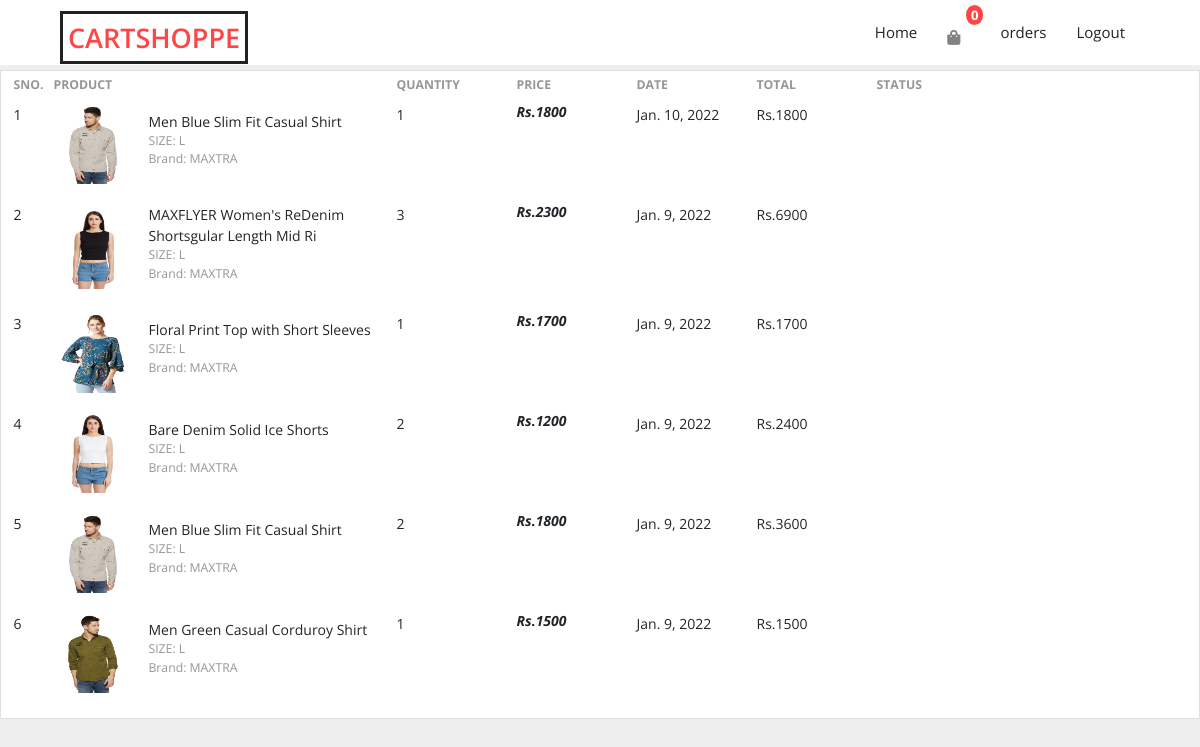
Screenshot of /orders (signed in) with the database file from the repository.
### store/models/orders.py (models this page shows, shortened)
class Order(models.Model):
    product = models.ForeignKey(Product,
                                on_delete=models.CASCADE)
    customer = models.ForeignKey(Customer,
                                 on_delete=models.CASCADE)
    quantity = models.IntegerField(default=1)
    price = models.IntegerField()
    address = models.CharField(max_length=50, default='', blank=True)
    phone = models.CharField(max_length=50, default='', blank=True)
    date = models.DateField(default=datetime.datetime.today)
    status = models.BooleanField(default=False)
    @staticmethod
    def get_orders_by_customer(customer_id):
        return Order.objects.filter(customer = customer_id).order_by('-date')

### store/models/product.py (models this page shows, shortened)
class Product(models.Model):
    name = models.CharField(max_length=50)
    price = models.IntegerField(default=0)
    category = models.ForeignKey(Category, on_delete=models.CASCADE, default=1)
    description = models.CharField(max_length=200, default='' , null=True , blank=True)
    image = models.ImageField(upload_to='uploads/products/')

### store/views/orders.py (the view)
# urls.py: path('orders',orders.OrderView.as_view(), name="orders"),
class OrderView(View):
    @method_decorator(auth_middleware)
    def get(self, request):
        customer = request.session.get('customer')
        orders = Order.get_orders_by_customer(customer)
        return render(request, 'orders.html', {'orders': orders})

### store/templatetags/custom_filter.py (called while the page is built)
@register.filter(name='currency')
def currency(number):
    return "Rs."+str(number)

@register.filter(name='multiply')
def multiply(number, number1):
    return number*number1

### store/templates/orders.html (shortened to what this page needs)
{% load static %}
<!DOCTYPE html>
<html lang="en">
<head>
<link href="https://cdn.jsdelivr.net/npm/bootstrap@5.1.0/dist/css/bootstrap.min.css" rel="stylesheet"
>
    <link rel="stylesheet" href="{% static 'store/style.css' %}" />
    <link href='https://unpkg.com/boxicons@2.0.9/css/boxicons.min.css' rel='stylesheet'>
    <link rel="stylesheet" href="https://cdnjs.cloudflare.com/ajax/libs/font-awesome/5.15.4/css/all.min.css"
 />
</head>
<body>
    {% load cart %}
    {% load custom_filter %}
	<nav class="nav">
        <div class="wrapper container">
            <div class="logo"><a href="">CARTSHOPPE</a></div>
            <ul class="nav-list">
                <li><a href="/">Home</a></li>
                <li class="icons">
                    <span>
                        <a href="/cart">
                            <i class="fas fa-shopping-bag"></i>
                            <small class="count d-flex">{{request.session.cart.keys|length}}</small>
                        </a>
                    </span>
                   </li>
                {% if request.session.customer %}
                   <li><a href="/orders">orders</a></li>
                   <li><a href="/logout">Logout</a></li>
                {% else %}
                   <li><a href="/signup">Signup</a></li>
                   <li><a href="/login">Login</a></li>
                {% endif %}
            </ul>
        </div>
    </nav>
    <div class="container-fluid">
        <div class="row">
                <div class="card">
                    <div class="table-responsive">
                        <table class="table table-borderless table-shopping-cart">
                            <thead class="text-muted">
                                <tr class="small text-uppercase">
                                    <th scope="col">Sno.</th>
                                    <th scope="col">Product</th>
                                    <th scope="col" width="120">Quantity</th>
                                    <th scope="col" width="120">Price</th>
                                    <th scope="col" width="120">Date</th>
                                    <th scope="col" width="120">Total</th>
                                    <th scope="col" width="120">Status</th>
                                    <th scope="col" class="text-right d-none d-md-block" width="200"></th>
                                </tr>
                            </thead>
                            <tbody>
                            {% for order in orders %}
                                <tr>
                                    <td>{{forloop.counter}}</td>
                                    <td>
                                        <figure class="itemside align-items-center">
                                            <div class="aside"><img src="{{order.product.image.url}}" class="img-sm"></div>
                                            <figcaption class="info"> <a href="#" class="title text-dark" data-abc="true">{{order.product.name}}</a>
                                                <p class="text-muted small">SIZE: L <br> Brand: MAXTRA</p>
                                            </figcaption>
                                        </figure>
                                    </td>
                                    <td> {{order.quantity}}</td>
                                    <td>
                                        <div class="price-wrap"> <var class="price">{{order.price|currency}}</var></div>
                                    </td>
                                    <td> {{order.date}}</td>
                                    <td> {{order.quantity|multiply:order.price|currency}}
                                    {% if order.status %}
                                       <td><small class="badge badge-success">Completed</small></td>
                                    {% else %}
                                    <td><small class="badge badge-warning">Pending</small></td>
                                    {% endif %}
                                </tr>
                            {% endfor %}
                            </tbody>
                        </table>
                    </div>
                </div>
        </div>
    </div>
</body>
</html>

### store/static/store/style.css (style rules this page uses)
:root { --primary: #ff4545; --white: #fff; --black: #222; --grey1: #3a3b3c; --grey2: #828282; }
*,*::before,*::after { margin: 0; padding: 0; box-sizing: inherit; }
html { box-sizing: border-box; font-size: 62.5%; }
body { font-family: 'Open Sans',sans-serif; font-size: 1.6rem; background-color: var(--white); color: var(--black); font-weight: 400; }
a { text-decoration: none; color: inherit; }
li { list-style: none; }
.container { max-width: 114rem; margin: 0 auto; }
@media only screen and (max-width: 1200rem) { .container { padding: 0 3rem; } }
.d-flex { display: flex; align-items: center; }
.nav { position: fixed; top: 0; left: 0; width: 100%; z-index: 999; background-color: var(--white); height: 6.5rem; line-height: 6.5rem; }
.nav .wrapper { display: flex; align-items: center; justify-content: space-between; position: relative; }
.wrapper .logo a { color: var(--primary); font-size: 2.7rem; font-weight: 600; padding: .5rem; border: 3px solid var(--black); }
.wrapper .nav-list { display: inline-flex; }
.nav-list li i { color: var(--grey2); }
.nav-list a { color: var(--black); font-size: 1.5rem; padding: .9rem 1.5rem; border-radius: .5rem; transition: all 300ms ease; }
.nav-list .icons span { display: inline-block; margin: 0.5rem 1rem 0 0; position: relative; }
.nav-list .icons .count { justify-content: center; position: absolute; top: 0; right: -.8rem; background-color: var(--primary); height: 2rem; padding: .5rem; color: var(--white); font-weight: 700; border-radius: 50%; }

### store/templates/orders.html (style rules this page uses)
body { background-color: #eeeeee; font-family: 'Open Sans', serif; font-size: 14px }
.container-fluid { margin-top: 70px }
.img-sm { width: 80px; height: 80px }
.itemside .info { padding-left: 15px; padding-right: 7px }
.table-shopping-cart .price-wrap { line-height: 1.2 }
.table-shopping-cart .price { font-weight: bold; margin-right: 5px; display: block }
.text-muted { color: #969696 !important }
a { text-decoration: none !important }
.card { position: relative; display: -ms-flexbox; display: flex; -ms-flex-direction: column; flex-direction: column; min-width: 0; word-wrap: break-word; background-color: #fff; background-clip: border-box; border: 1px solid rgba(0, 0, 0, .125); border-radius: 0px }
.itemside { position: relative; display: -webkit-box; display: -ms-flexbox; display: flex; width: 100% }
.price { font-weight: 600; color: #212529 }

### rows the page displays
Order: product.image (picture), product.name "Men Blue Slim Fit Casual Shirt", quantity "1", price "Rs.1800", date "Jan. 10, 2022", quantity|multiply "Rs.1800"
Order: product.image (picture), product.name "MAXFLYER Women's ReDenim Shortsgular Length Mid Ri", quantity "3", price "Rs.2300", date "Jan. 9, 2022", quantity|multiply "Rs.6900"
Order: product.image (picture), product.name "Floral Print Top with Short Sleeves", quantity "1", price "Rs.1700", date "Jan. 9, 2022", quantity|multiply "Rs.1700"
Order: product.image (picture), product.name "Bare Denim Solid Ice Shorts", quantity "2", price "Rs.1200", date "Jan. 9, 2022", quantity|multiply "Rs.2400"
Order: product.image (picture), product.name "Men Blue Slim Fit Casual Shirt", quantity "2", price "Rs.1800", date "Jan. 9, 2022", quantity|multiply "Rs.3600"
Order: product.image (picture), product.name "Men Green Casual Corduroy Shirt", quantity "1", price "Rs.1500", date "Jan. 9, 2022", quantity|multiply "Rs.1500"

### other values shown
{{ request.session.cart.keys|length }} "0"
